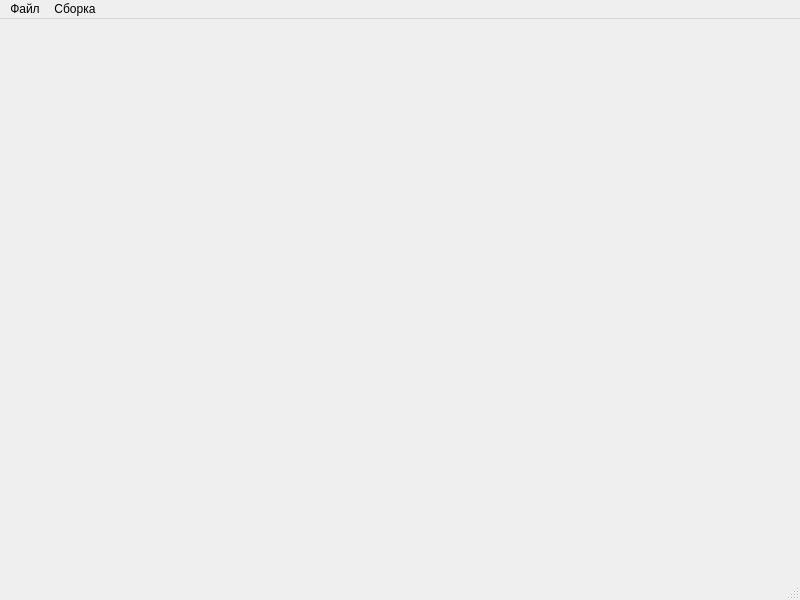
<?xml version="1.0" encoding="UTF-8"?>
<ui version="4.0">
 <class>MainWindow</class>
 <widget class="QMainWindow" name="MainWindow">
  <property name="geometry">
   <rect>
    <x>0</x>
    <y>0</y>
    <width>800</width>
    <height>600</height>
   </rect>
  </property>
  <property name="windowTitle">
   <string>MainWindow</string>
  </property>
  <widget class="QWidget" name="centralwidget"/>
  <widget class="QMenuBar" name="menubar">
   <property name="geometry">
    <rect>
     <x>0</x>
     <y>0</y>
     <width>800</width>
     <height>21</height>
    </rect>
   </property>
   <widget class="QMenu" name="menu">
    <property name="title">
     <string>Файл</string>
    </property>
    <addaction name="createProjectAction"/>
    <addaction name="openProjectAction"/>
    <addaction name="saveProjectAction"/>
   </widget>
   <widget class="QMenu" name="menu_2">
    <property name="title">
     <string>Сборка</string>
    </property>
    <addaction name="calcConstructAction"/>
   </widget>
   <addaction name="menu"/>
   <addaction name="menu_2"/>
  </widget>
  <widget class="QStatusBar" name="statusbar"/>
  <action name="createProjectAction">
   <property name="text">
    <string>Создать проект</string>
   </property>
  </action>
  <action name="openProjectAction">
   <property name="text">
    <string>Открыть проект</string>
   </property>
  </action>
  <action name="saveProjectAction">
   <property name="text">
    <string>Сохранить</string>
   </property>
  </action>
  <action name="calcConstructAction">
   <property name="text">
    <string>Расчёт конструкции</string>
   </property>
  </action>
 </widget>
 <resources/>
 <connections/>
</ui>
